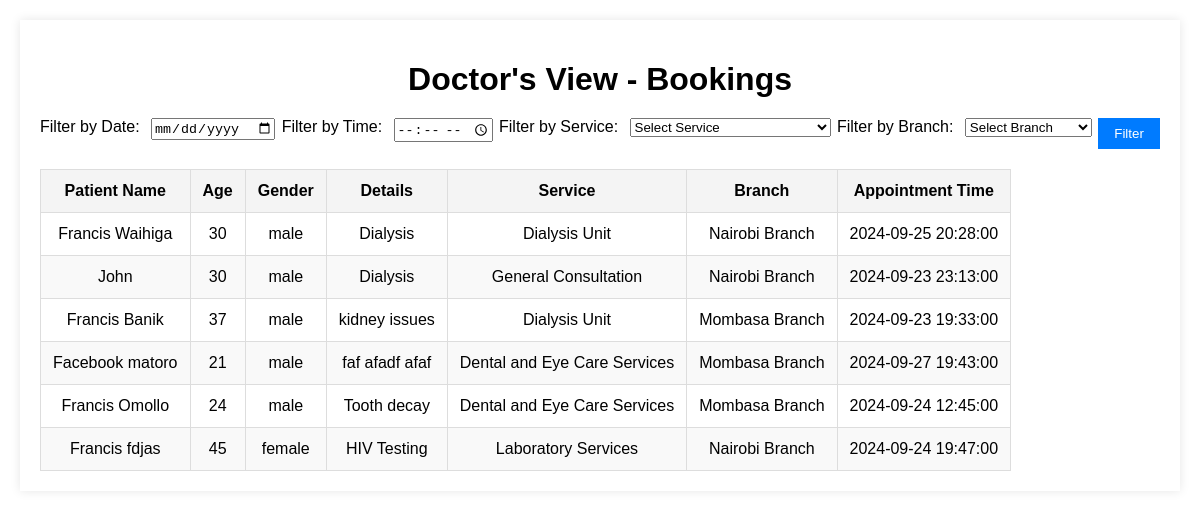
/doctor/bookings, run on an earlier commit of the app's database.
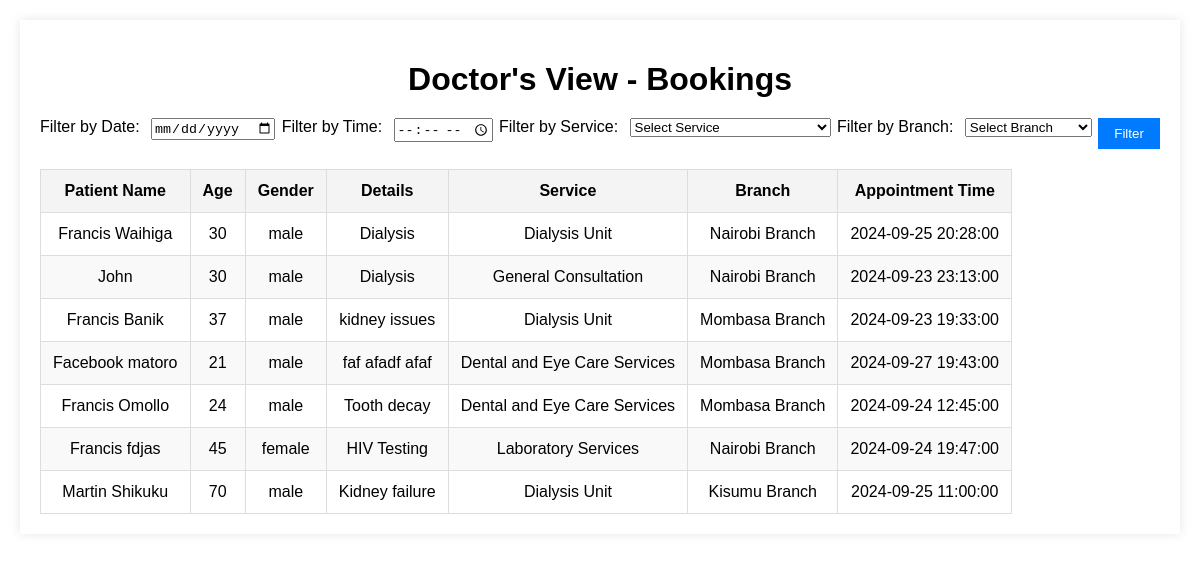
And on a later commit of the database.
### app/models/booking.py (models this page shows, shortened)
class Booking(BaseModel):
    __tablename__ = 'bookings'
    patient_name = db.Column(db.String(120), nullable=False)
    patient_age = db.Column(db.Integer, nullable=False)
    patient_gender = db.Column(db.String(10), nullable=False)
    patient_details = db.Column(db.Text, nullable=False)
    appointment_time = db.Column(db.DateTime, nullable=False)
    service_id = db.Column(db.Integer, db.ForeignKey('services.id', name='fk_bookings_service_id'), nullable=False)
    services = db.relationship("Service", back_populates="bookings")
    branch_id = db.Column(
        db.String(60), db.ForeignKey(
            'branches.id', name='fk_bookings_branch_id'), nullable=False)
    branch = db.relationship("Branch", back_populates="bookings")

### app/models/service.py (models this page shows)
class Service(BaseModel):
    __tablename__ = "services"
    name = db.Column(db.String(120), nullable=False)
    id = db.Column(db.Integer, primary_key=True)
    description = db.Column(db.Text, nullable=False)
    branch_id = db.Column(db.ForeignKey('branches.id', name='fk_services_branch_id'), nullable=False)
    bookings = db.relationship("Booking", back_populates="services")
    branch = db.relationship("Branch", back_populates="services")

### app/models/branch.py (models this page shows)
class Branch(BaseModel):
    __tablename__ = "branches"
    id = db.Column(db.Integer, primary_key=True)
    name  = db.Column(db.String(120), nullable=False)
    location = db.Column(db.String(255), nullable=False)
    contacts = db.Column(db.String(120), nullable=False)
    email = db.Column(db.String(120), nullable=False)
    services = db.relationship(
        "Service", back_populates="branch")
    bookings = db.relationship(
        "Booking", back_populates="branch")

### app/routes/booking_routes.py (the view)
@booking_routes.route('/doctor/bookings', methods=['GET'])
def doctor_view():
    selected_date = request.args.get('date')
    selected_time = request.args.get('time')
    selected_service = request.args.get('service')
    selected_branch = request.args.get('branch')
    bookings_query = Booking.query
    if selected_date:
        bookings_query = bookings_query.filter(
            db.func.date(Booking.appointment_time) == selected_date)
    if selected_time:
        bookings_query = bookings_query.filter(
            db.func.time(Booking.appointment_time) == selected_time)
    if selected_service:
        bookings_query = bookings_query.filter(
            Booking.service_id == selected_service)
    if selected_branch:
        bookings_query = bookings_query.filter(
            Booking.branch_id == selected_branch)
    bookings = bookings_query.all()
    services = Service.query.all()
    branches = Branch.query.all()
    return render_template(
        'doctor_view.html', bookings=bookings, services=services,
        branches=branches, selected_date=selected_date,
        selected_time=selected_time, selected_service=selected_service,
        selected_branch=selected_branch)

### app/templates/doctor_view.html (shortened to what this page needs)
<!DOCTYPE html>
<html lang="en">
<head>
    <link rel="stylesheet" href="../static/css/doctor_view.css">
</head>
<body>
    <div class="container">
        <h1>Doctor's View - Bookings</h1>
        <form method="GET" action="{{ url_for('bookings.doctor_view') }}">
            <div class="filter-section">
                <label for="date">Filter by Date:</label>
                <input type="date" name="date" value="{{ selected_date }}">
                <label for="time">Filter by Time:</label>
                <input type="time" name="time" value="{{ selected_time }}">
                <label for="service">Filter by Service:</label>
                <select name="service">
                    <option value="">Select Service</option>
                </select>
                <label for="branch">Filter by Branch:</label>
                <select name="branch">
                    <option value="">Select Branch</option>
                </select>
                <button type="submit">Filter</button>
            </div>
        </form>
        <table>
            <thead>
                <tr>
                    <th>Patient Name</th>
                    <th>Age</th>
                    <th>Gender</th>
                    <th>Details</th>
                    <th>Service</th>
                    <th>Branch</th>
                    <th>Appointment Time</th>
                </tr>
            </thead>
            <tbody>
                <tr>
                    <td>{{ booking.patient_name }}</td>
                    <td>{{ booking.patient_age }}</td>
                    <td>{{ booking.patient_gender }}</td>
                    <td>{{ booking.patient_details }}</td>
                    <td>{{ booking.services.name }}</td>
                    <td>{{ booking.branch.name }}</td>
                    <td>{{ booking.appointment_time }}</td>
                </tr>
            </tbody>
        </table>
    </div>
</body>
</html>

### app/static/css/doctor_view.css (style rules this page uses)
body { font-family: Arial, sans-serif; background-color: white; margin: 0; padding: 20px; }
.container { max-width: 1200px; margin: 0 auto; background: white; padding: 20px; box-shadow: 0 0 10px rgba(0,0,0,0.1); }
h1 { text-align: center; color: black; margin-bottom: 20px; }
.filter-section { display: flex; flex-direction: row; align-items: flex-start; justify-content: space-between; margin-bottom: 20px; }
.filter-section label { margin-right: 5px; }
table { width: auto; border-collapse: collapse; margin-top: 20px; }
table, th, td { border: 1px solid #ddd; }
th, td { padding: 12px; text-align: center; }
th { background-color: #f4f4f4; }
tbody tr:nth-child(even) { background-color: #f9f9f9; }
button { padding: 8px 16px; background-color: #007bff; color: white; border: none; cursor: pointer; }

What changed in the data, as far as the page shows it:
added Booking: patient_name "Martin Shikuku", patient_age "70", patient_gender "male", patient_details "Kidney failure", services.name "Dialysis Unit", branch.name "Kisumu Branch", appointment_time "2024-09-25 11:00:00"
